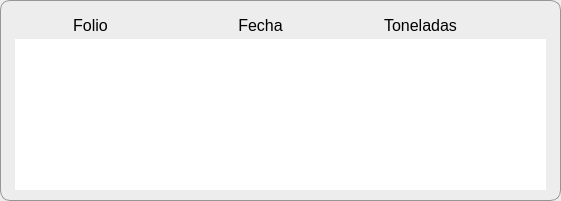
      <widget class="QFrame" name="frame_20">
       <property name="geometry">
        <rect>
         <x>90</x>
         <y>160</y>
         <width>561</width>
         <height>201</height>
        </rect>
       </property>
       <property name="styleSheet">
        <string notr="true">font: 16pt &quot;Bahnschrift&quot;;
border-width:1px;
border-color:rgb(150, 150, 150);
background:rgb(237, 237, 237);
border-style:solid;
border-radius:10px;</string>
       </property>
       <property name="frameShape">
        <enum>QFrame::StyledPanel</enum>
       </property>
       <property name="frameShadow">
        <enum>QFrame::Raised</enum>
       </property>
       <widget class="QTableWidget" name="Liq_Boletas_Lista">
        <property name="geometry">
         <rect>
          <x>15</x>
          <y>39</y>
          <width>531</width>
          <height>151</height>
         </rect>
        </property>
        <property name="styleSheet">
         <string notr="true">font:16px &quot;Bahnschrift&quot;;
border-radius:0px;
border:1px;
border-color:rgb(255,255,255);
background:white;</string>
        </property>
       </widget>
       <widget class="QLabel" name="Liq_Folio">
        <property name="geometry">
         <rect>
          <x>50</x>
          <y>10</y>
          <width>81</width>
          <height>31</height>
         </rect>
        </property>
        <property name="styleSheet">
         <string notr="true">font:16px;
border-radius:0px;
background:transparent;
border-color: rgb(237, 237, 237);</string>
        </property>
        <property name="text">
         <string>Folio</string>
        </property>
        <property name="alignment">
         <set>Qt::AlignCenter</set>
        </property>
       </widget>
       <widget class="QLabel" name="Liq_Fecha">
        <property name="geometry">
         <rect>
          <x>220</x>
          <y>10</y>
          <width>81</width>
          <height>31</height>
         </rect>
        </property>
        <property name="styleSheet">
         <string notr="true">font:16px;
border-radius:0px;
background:transparent;
border-color: rgb(237, 237, 237);</string>
        </property>
        <property name="text">
         <string>Fecha</string>
        </property>
        <property name="alignment">
         <set>Qt::AlignCenter</set>
        </property>
       </widget>
       <widget class="QLabel" name="Liq_Tons">
        <property name="geometry">
         <rect>
          <x>370</x>
          <y>10</y>
          <width>101</width>
          <height>31</height>
         </rect>
        </property>
        <property name="styleSheet">
         <string notr="true">font:16px;
border-radius:0px;
background:transparent;
border-color: rgb(237, 237, 237);</string>
        </property>
        <property name="text">
         <string>Toneladas</string>
        </property>
        <property name="alignment">
         <set>Qt::AlignCenter</set>
        </property>
       </widget>
       <zorder>Liq_Tons</zorder>
       <zorder>Liq_Fecha</zorder>
       <zorder>Liq_Folio</zorder>
       <zorder>Liq_Boletas_Lista</zorder>
      </widget>
